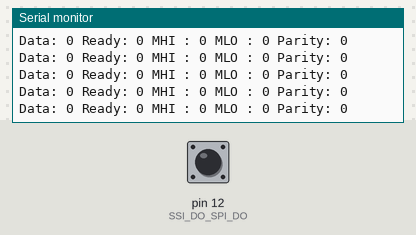
This sketch was run on a simulated Arduino Uno, built with avr-gcc and run on an emulated ATmega328P. On the bench: the last lines printed to the serial monitor. Inputs (shaded band) come from the test bench; at power-on: pin 12 (SSI_DO_SPI_DO) LOW.

Above: at 1.2 s.
1.3 s: pin 12 (SSI_DO_SPI_DO) driven HIGH
At 1.9 s:
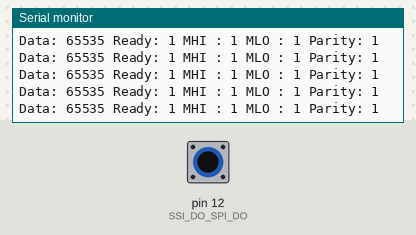
4.3 s: pin 12 (SSI_DO_SPI_DO) pulsed LOW 2 times (0.12 s each, 0.3 s apart)
7.9 s: pin 12 (SSI_DO_SPI_DO) driven LOW
At 9.0 s:
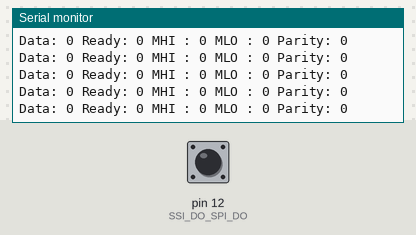

Measured:
- after the input at 1.3 s, the serial monitor: prints a new line after 0.05 s (image 1)
- after the input at 7.9 s, the serial monitor: prints a new line after 0.05 s (image 2)

The sketch:

AEAT_Test.ino
```cpp
const int BAUD_RATE = 19200;


/* SPI */

/* Hardware */
const int SSI_SPI_sel = 10;
const int SSI_NSL_SPI_DIN = 11;
const int SSI_DO_SPI_DO = 12;
const int SSI_SCL_SPI_SCLK = 13;


const int SSI_ENABLE = 1;

const int SSI_CLCK_INACTIVE = 1;  // clock inactive when 1
const int SSI_CLCK_ACTIVE = 0;    // active when 1
const int SSI_LOAD_MODE = 1;      // loading when 1
const int SSI_SHIFT_MODE = 0;      // shift mode
const int SSI_NSL_HOLD_TIME_MS = 3; // 3 ms


// Timing constants
const int TSW_us = 1;
const int T_REQ_ns = 300;
const int T_REQ2_ns = 200;
const int T_NSLH_ns = 200;

// Read constants
const int READ_SIZE = 16;
const int READY_BIT = READ_SIZE + 1;
const int MHI_ERROR_BIT = READY_BIT + 1;
const int MLO_ERROR_BIT = MHI_ERROR_BIT + 1;
const int PARITY_BIT = MLO_ERROR_BIT + 1;


void printEncoderData(unsigned long data){
  Serial.print("Data: ");
  Serial.print(data >> 4);
  Serial.print(" Ready: ");
  Serial.print((data & 0b1000) >> 3);
  Serial.print(" MHI : ");
  Serial.print((data & 0b100) >> 2);
  Serial.print(" MLO : ");
  Serial.print((data & 0b10) >> 1);
  Serial.print(" Parity: ");
  Serial.println(data & 0b01);
}
void setup() {
  // Configure the I/O pins
  pinMode(SSI_SCL_SPI_SCLK, OUTPUT);
  pinMode(SSI_NSL_SPI_DIN, OUTPUT);
  pinMode(SSI_SPI_sel, OUTPUT);
  pinMode(SSI_DO_SPI_DO, INPUT);
  // Enable SSI with inactive clock in load mode
  digitalWrite(SSI_SPI_sel, SSI_ENABLE);
  digitalWrite(SSI_SCL_SPI_SCLK, SSI_CLCK_INACTIVE);
  digitalWrite(SSI_NSL_SPI_DIN, SSI_LOAD_MODE);
  // Hold after powering up
  delay(SSI_NSL_HOLD_TIME_MS + 1);
  // Serial
  Serial.begin(BAUD_RATE);
}


void loop() {
  // put your main code here, to run repeatedly:
  unsigned long data = data_shift(SSI_NSL_SPI_DIN, SSI_DO_SPI_DO, SSI_SCL_SPI_SCLK, READ_SIZE + 4);
  printEncoderData(data);
}

unsigned long data_shift(const int enable_pin, const int data_pin, const int clock_pin, const int bit_count){
  unsigned long data = 0;
  digitalWrite(clock_pin, SSI_CLCK_INACTIVE);
  digitalWrite(enable_pin, SSI_LOAD_MODE);
  delayMicroseconds(TSW_us + 0.5);
  digitalWrite(enable_pin, SSI_SHIFT_MODE);
  delayMicroseconds((T_REQ_ns + 50) / 1000.0);
  for (int i = 0; i < bit_count; i++){
    data <<= 1;
    digitalWrite(clock_pin, HIGH);
    delayMicroseconds(1);
    digitalWrite(clock_pin, LOW);
    delayMicroseconds(1);
    data |= digitalRead(data_pin);
  }
  delayMicroseconds((T_REQ2_ns + 50) / 1000.0);
  digitalWrite(enable_pin, SSI_LOAD_MODE);
  delayMicroseconds((T_NSLH_ns + 50) / 1000.0);
  return data;
}
```
